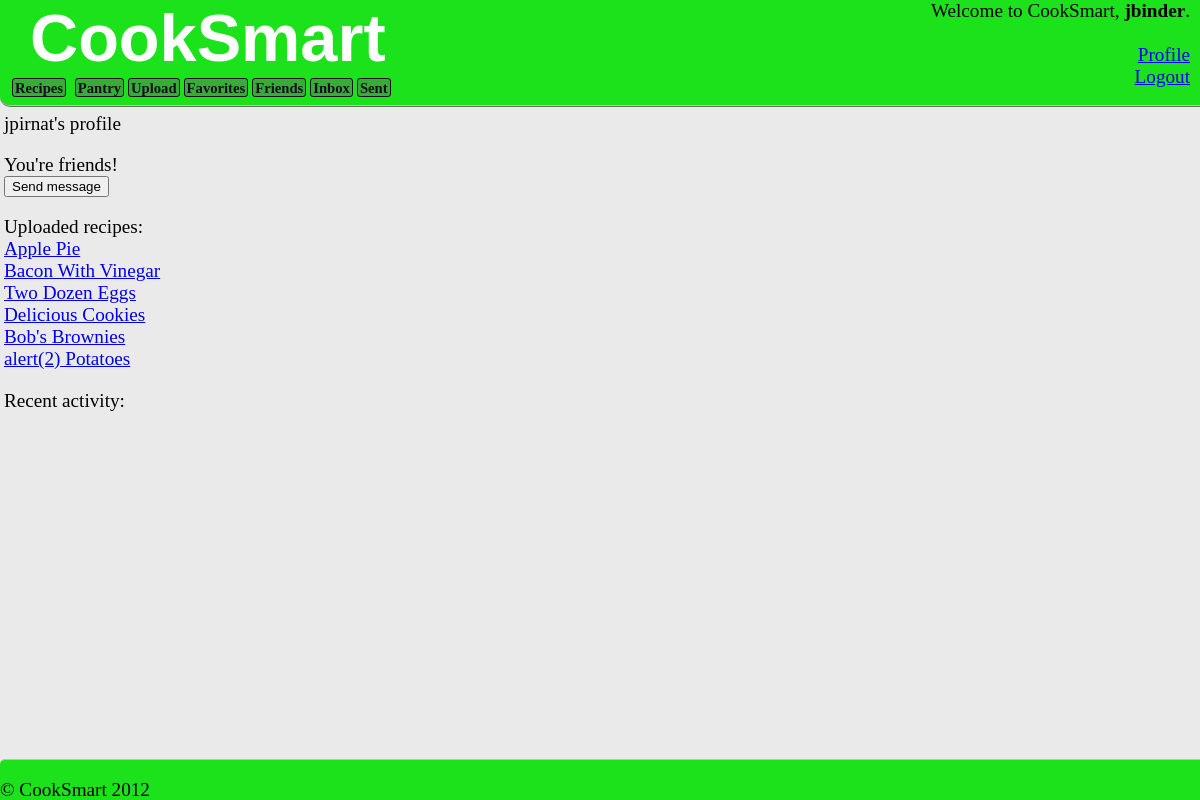
The app's page /user.php?id=1 (signed in) with its own data.
### tables this page shows
CREATE TABLE IF NOT EXISTS `users` (
  `user_id` int(11) NOT NULL auto_increment,
  `first_name` varchar(255) NOT NULL,
  `last_name` varchar(255) NOT NULL,
  `email` varchar(255) NOT NULL,
  `password` varchar(255) NOT NULL,
  `creation_datetime` datetime NOT NULL,
  `modified_datetime` datetime NOT NULL,
  `username` varchar(15) NOT NULL,
  PRIMARY KEY  (`user_id`)
);

CREATE TABLE IF NOT EXISTS `recipes` (
  `recipe_id` int(11) NOT NULL auto_increment,
  `user_id` int(11) NOT NULL,
  `recipe_name` varchar(255) NOT NULL,
  `prep_time` int(11) NOT NULL,
  `is_veg` tinyint(1) NOT NULL,
  `instructions_text` text NOT NULL,
  `image_url` varchar(255) NOT NULL,
  `privacy` int(11) NOT NULL COMMENT '1=public, 2=private, 3=friends only',
  `creation_datetime` datetime NOT NULL,
  `modified_datetime` datetime NOT NULL,
  `comments_allowed` tinyint(1) NOT NULL,
  PRIMARY KEY  (`recipe_id`),
  KEY `user_id` (`user_id`)
);

### user.php (the view, shortened to what this page needs)
<?php
	include_once "header.php";
	$link = mysql_connect($dbhost, $dbuser, $dbpass);
?>
<?php
	if (!isset($_SESSION["is_logged_in"]))
	{
		echo "<p>You must be logged in to view this page.</p>";
	}
	else
	{
		$user_id = $_SESSION["user_id"];
		if (isset($_GET["id"]))
		{
			$get_user_id = mysql_real_escape_string($_GET["id"]);
		}
		else
		{
			$get_user_id = $_SESSION["user_id"];
		}
		$sql = "SELECT username, first_name, last_name, email, creation_datetime, modified_datetime FROM users WHERE user_id=$get_user_id;";
		$result = mysql_query($sql, $link);
		if (!($row = mysql_fetch_array($result, MYSQL_ASSOC)))
		{
			echo "<p>User not found</p>";
		}
		else
		{
			$username = stripslashes($row["username"]);
			echo "<p>";
			echo "$username's profile";
			echo "</p>";
			if ($get_user_id != $user_id)
			{
				$sql = "SELECT * FROM friends WHERE user_id1=$user_id AND user_id2=$get_user_id UNION SELECT * FROM friends WHERE user_id2=$user_id AND user_id1=$get_user_id";
				$result = mysql_query($sql, $link);
				if ($row = mysql_fetch_array($result, MYSQL_ASSOC))
				{
					$friendstatus = $row["status"];
					$user_id1 = $row["user_id1"];
					?>
					<?
					if($friendstatus == 1  && $user_id1 == $user_id)
					{
						echo "<p>Friend request pending.</p>";
					}
					else if($friendstatus == 2)
						echo "You're friends!<br/>";
				}
				?>
				<form action="sendmessage.php" method="post">
					<input type="submit" name="submit" value="Send message"> <br>
				</form>
				<?php
			}
			echo "<p>Uploaded recipes: <br>\n";
			if ($get_user_id == $user_id)
			{
				$sql = "SELECT recipe_id, recipe_name, modified_datetime FROM recipes WHERE user_id=$get_user_id";
			}
			else
			{
				if ($friendstatus == 2)
				{
					$sql = "SELECT recipe_id, recipe_name, modified_datetime FROM recipes WHERE user_id=$get_user_id AND (privacy=3 OR privacy=1)";
				}
				else
				{
					$sql = "SELECT recipe_id, recipe_name, modified_datetime FROM recipes WHERE user_id=$get_user_id AND privacy=1";
				}
			}
			$result = mysql_query($sql, $link);
			while ($row = mysql_fetch_array($result, MYSQL_ASSOC))
			{
				$recipe_id = $row["recipe_id"];
				$recipe_name = stripslashes($row["recipe_name"]);
				echo "<a href=\"recipe.php?recipe_id=$recipe_id\">$recipe_name</a> <br>\n";
			}
			echo "</p>";
			echo "<p>Recent activity: <br>\n";
		}
	}
?>
<?php
	include_once "footer.php";
?>

### main.css (style rules this page uses)
body { width: 850px; padding: 105px 0px 40px 0px; margin-left: 4px; margin-right: 0px; font-family: FranklinGothicFSCdRegular; font-size: 1.2em; font-weight: 500; background-color: #eaeaea; }

### records on screen
users: username "jpirnat"
recipes: recipe_name "Apple Pie"
recipes: recipe_name "Bacon With Vinegar"
recipes: recipe_name "Two Dozen Eggs"
recipes: recipe_name "Delicious Cookies"
recipes: recipe_name "Bob's Brownies"
recipes: recipe_name "alert(2) Potatoes"

### other values on screen
$_SESSION["username"] "jbinder"
